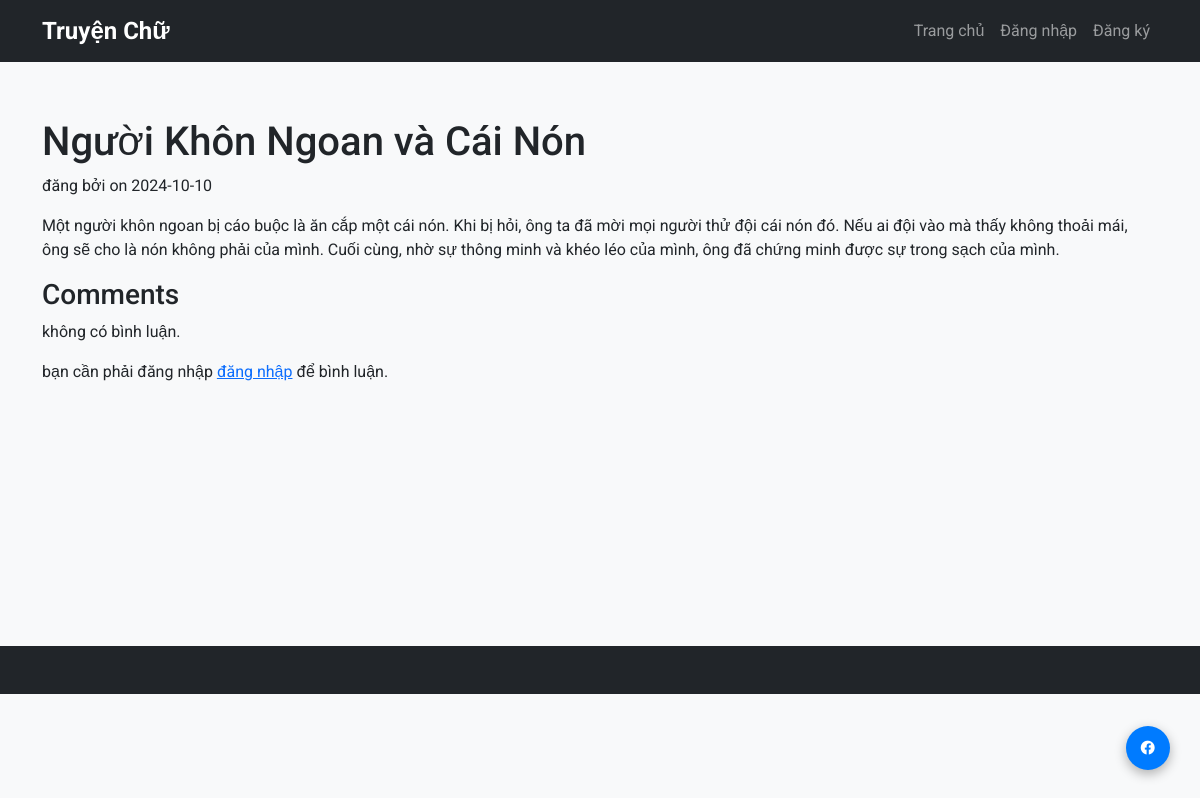
The page /story/3 on the database its author committed.
### app.py (models this page shows, shortened)
class Story(db.Model):
    story_id = db.Column(db.Integer, primary_key=True)
    title = db.Column(db.String(200), nullable=False)
    content = db.Column(db.Text, nullable=False)
    user_id = db.Column(db.Integer, db.ForeignKey('user.user_id'), nullable=False)
    user = db.relationship('User', backref=db.backref('stories', lazy=True))
    date_posted = db.Column(db.DateTime, default=datetime.utcnow)  # Date posted

### app.py (the view)
@app.route("/story/<int:story_id>")
def story_detail(story_id):
    story = Story.query.get_or_404(story_id)
    comments = Comment.query.filter_by(story_id=story_id).all()
    return render_template("story_detail.html", story=story, comments=comments)

### templates/story_detail.html (shortened to what this page needs)
{% extends "base.html" %}
{% block content %}
<h1>{{ story.title }}</h1>
<p>đăng bởi {{ story.user.name }} on {{ story.date_posted.strftime('%Y-%m-%d') }}</p>
<p>{{ story.content }}</p>
<h3>Comments</h3>
{% for comment in comments %}
    <div class="comment">
        <p><strong>{{ comment.user.name }}</strong>: {{ comment.content }}</p>
        <p>Posted on {{ comment.date_posted.strftime('%Y-%m-%d %H:%M') }}</p>
    </div>
{% else %}
    <p>không có bình luận.</p>
{% endfor %}
{% if 'user' in session %}
<h4>thêm bình luận:</h4>
<form method="POST" action="{{ url_for('add_comment', story_id=story.story_id) }}">
    <textarea name="content" required></textarea>
    <button type="submit">đăng</button>
</form>
{% else %}
<p>bạn cần phải đăng nhập <a href="{{ url_for('login') }}">đăng nhập</a> để bình luận.</p>
{% endif %}
{% endblock %}

### static/style.css (style rules this page uses)
body { font-family: Arial, sans-serif; transition: background-color 0.5s ease, color 0.5s ease, opacity 0.5s ease; }

### templates/base.html (style rules this page uses)
body { font-family: 'Roboto', sans-serif; background-color: #f8f9fa; }

### rows shown on the page
Story: title "Người Khôn Ngoan và Cái Nón", date_posted "2024-10-10", content "Một người khôn ngoan bị cáo buộc là ăn cắp một cái nón. Khi bị hỏi, ông ta đã mời mọi người thử đội cái nón đó. Nếu ai đội vào mà thấy không thoải mái, ông sẽ cho là nón không phải của mình. Cuối cùng, nhờ sự thông minh và khéo léo của mình, ông đã chứng minh được sự trong sạch của mình."
